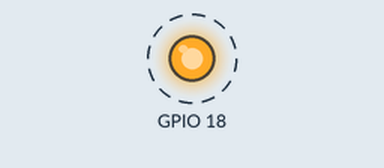
Simulated run of this program. Board: Raspberry Pi (BCM pin numbers). Parts: output pins drawn as LEDs (lit = HIGH). Dashed ring = blinking. What the program prints to the terminal is not drawn.

Above: at 0.2 s.
Timing chart, 0 to 3.0 s (numbered marks = the images above):
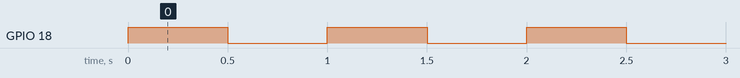

The program:

app.py
```python
import RPi.GPIO as GPIO
import time

# Configure the PIN # 18
# GPIO.setmode(GPIO.BOARD)
GPIO.setmode(GPIO.BCM)
GPIO.setwarnings(False)

GPIO.setup(18, GPIO.OUT)

# Blink Interval
blink_interval = .5 #Time interval in Seconds

# Blinker Loop
while True:
 print "ON"
 GPIO.output(18, GPIO.HIGH)
 time.sleep(blink_interval)
 print "OFF"
 GPIO.output(18, GPIO.LOW)
 time.sleep(blink_interval)

# Release Resources
GPIO.cleanup()
```

Measured:
- by itself, GPIO 18: alternates HIGH for 0.50 s and LOW for 0.50 s
